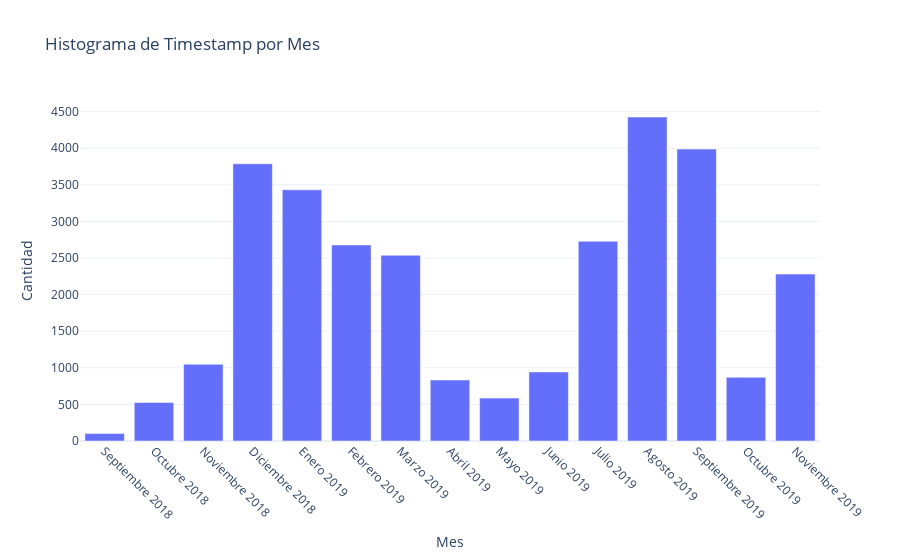

The notebook cell saved with this chart:
### Code cell
# Configurar el idioma para los nombres de los meses
locale.setlocale(locale.LC_TIME, "es_ES.UTF-8")

# Convertir `timestamp` a datetime y extraer mes y año
df["datetime"] = pd.to_datetime(df["timestamp"], unit="ms")
df["month_year"] = df["datetime"].dt.to_period("M")  # Periodos de mes y año

# Contar ocurrencias por mes y año
hist_data = df["month_year"].value_counts().reset_index()
hist_data.columns = ["month_year", "count"]
hist_data = hist_data.sort_values("month_year")  # Ordenar por fecha

# Convertir los periodos a cadenas formateadas para las etiquetas
hist_data["month_year"] = hist_data["month_year"].dt.strftime("%B %Y").str.capitalize()

# Crear el histograma con Plotly
fig = px.bar(
    hist_data,
    x="month_year",
    y="count",
    title="Histograma de Timestamp por Mes",
    labels={"month_year": "Mes", "count": "Cantidad"},
)

fig.update_layout(
    xaxis_title="Mes",
    yaxis_title="Cantidad",
    xaxis=dict(tickangle=45),
    template="plotly_white",
)

fig.show()

# Eliminar columnas temporales
df.drop(columns=["datetime", "month_year"], inplace=True)

### Figure 1 — Plotly figure (JSON) as saved in the notebook; plotly's stock layout.template omitted (floating-point values rounded to 4 significant figures)
{"data": [{"alignmentgroup": "True", "hovertemplate": "Mes=%{x}<br>Cantidad=%{y}<extra></extra>", "legendgroup": "", "marker": {"color": "#636efa", "pattern": {"shape": ""}}, "name": "", "offsetgroup": "", "orientation": "v", "showlegend": false, "textposition": "auto", "type": "bar", "x": ["Septiembre 2018", "Octubre 2018", "Noviembre 2018", "Diciembre 2018", "Enero 2019", "Febrero 2019", "Marzo 2019", "Abril 2019", "Mayo 2019", "Junio 2019", "Julio 2019", "Agosto 2019", "Septiembre 2019", "Octubre 2019", "Noviembre 2019"], "xaxis": "x", "y": [102, 526, 1049, 3788, 3432, 2679, 2538, 833, 586, 944, 2729, 4426, 3988, 871, 2280], "yaxis": "y"}], "layout": {"barmode": "relative", "legend": {"tracegroupgap": 0}, "title": {"text": "Histograma de Timestamp por Mes"}, "xaxis": {"anchor": "y", "domain": [0, 1], "tickangle": 45, "title": {"text": "Mes"}}, "yaxis": {"anchor": "x", "domain": [0, 1], "title": {"text": "Cantidad"}}}}
